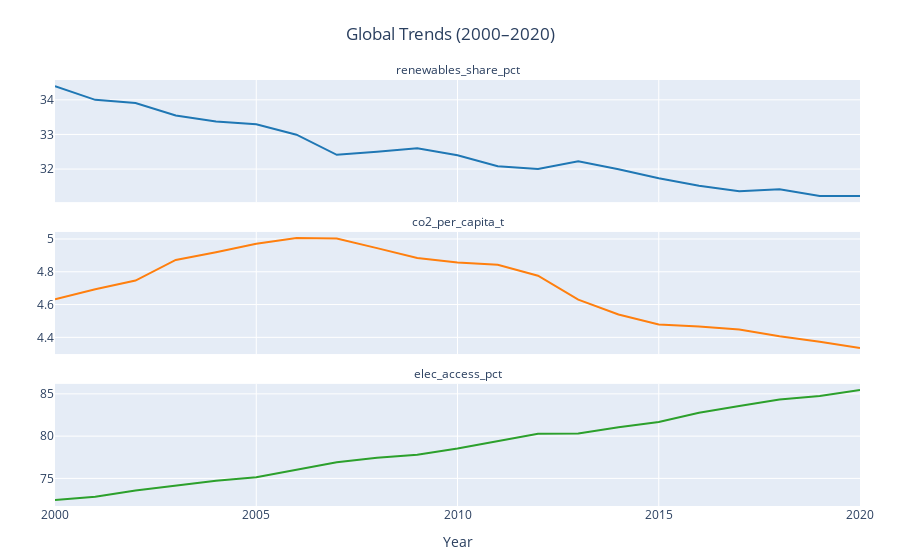

Here is the notebook cell this chart was saved with:
### Markdown cell above
This scatter‑plot shows how a country’s energy intensity (energy use per unit of GDP) relates to its per person CO₂ emissions, with both axes on a log₁₀ scale.


**1. Axes & Scale**

- **Horizontal (x) axis:**  
  `log₁₀(energy intensity)`  
  - Value of **1** → energy intensity of 10 units/GDP‑unit  
  - Value of **2** → energy intensity of 100 units/GDP‑unit  

- **Vertical (y) axis:**  
  `log₁₀(CO₂ per capita)`  
  - Value of **2** → 100 t CO₂/person  
  - Value of **3** → 1 000 t CO₂/person  

<br>

| log₁₀ Value | Actual Quantity       |
|:------------|:----------------------|
| 0           | 10⁰ = 1               |
| 1           | 10¹ = 10              |
| 2           | 10² = 100             |
| 3           | 10³ = 1 000           |
| 4           | 10⁴ = 10 000          |

<br>

**2. Overall Trend**

- There is a **moderately positive** relationship:  
  As energy intensity increases, CO₂ per capita tends to increase.  
- On a log–log plot, a straight‑line trend implies a **power‑law** relationship:  
  e.g. a 1 % increase in energy intensity corresponds to a roughly constant % increase in emissions per person.


**3. Scatter & Dispersion**

- **Wide spread** for `log EI ≈ 1.0–2.5` (EI ≈ 10–300):  
  Even at similar energy intensities, CO₂ per person varies a lot due to differences in fuel mix, climate, industry, transport, etc.
- **Low‑intensity economies** `(log EI < 1)` still show CO₂ per capita ranging from near zero up to mid‑range emitters.


**4. Clusters & Outliers**

- **Dense cluster** around  
  - `log EI ≈ 1.5–2.2` (EI ≈ 30–160)  
  - `log CO₂ ≈ 1.0–3.0` (CO₂ ≈ 10–1 000 t/person)  
  This is where most countries sit—moderate efficiency and moderate emissions.
  - **High‑emission outliers** at  
  - `log CO₂ ≈ 3.8–4.0` (≈ 6 000–10 000 t/person)  
  Likely small, energy‑exporting states or nations with very low population and heavy fossil‑fuel production.


**5. Policy Implications**

1. **Energy efficiency** (↓ energy intensity) tends to lower per‑capita CO₂, but it’s not sufficient alone.  
2. **Fuel mix matters**: Efficient economies can still emit heavily if they rely on coal or oil.  
3. **Decarbonization** (shifting to renewables) is needed to lower everyone’s per‑capita emissions, not just squeeze more out of fossil fuels.”


There is a clear yet noisy positive correlation: higher energy intensity typically goes hand‑in‑hand with higher CO₂ emissions per person. Variations around the trend highlight the crucial role of energy sources, economic structure, and policy choices.

### Code cell
import pandas as pd
import plotly.express as px

# Load & aggregate
df = pd.read_csv('../data/cleaned/enhanced_energy_features.csv')
yearly = df.groupby('year').agg({
    'renewables_share_pct': 'mean',
    'co2_per_capita_t':    'mean',
    'elec_access_pct':     'mean'
}).reset_index()


yearly_long = yearly.melt(
    id_vars='year',
    value_vars=['renewables_share_pct','co2_per_capita_t','elec_access_pct'],
    var_name='Indicator',
    value_name='Value'
)

# Small multiples as columns, wrapped into one column
fig = px.line(
    yearly_long,
    x='year', y='Value',
    color='Indicator',
    facet_col='Indicator',
    facet_col_wrap=1,                # stack them vertically
    color_discrete_map={
        'renewables_share_pct': '#1f77b4',
        'co2_per_capita_t':      '#ff7f0e',
        'elec_access_pct':       '#2ca02c',
    },
    labels={'year':'Year','Value':''},
    title='Global Trends (2000–2020)'
)

# Let each subplot auto‑scale its Y‑axis
fig.update_yaxes(matches=None)

# insrt each title above its panel
fig.for_each_annotation(lambda a: a.update(
    text=a.text.split('=')[1]  # keep only the variable name
))

# Remove the extra subplot margin on the right
fig.update_layout(
    showlegend=False,
    margin=dict(t=80, b=40, l=40, r=40),
    title={'x':0.5}            # center main title
)

fig.show()

### Figure 1 — Plotly figure (JSON) as saved in the notebook; plotly's stock layout.template omitted (floating-point values rounded to 4 significant figures)
{"data": [{"hovertemplate": "Indicator=renewables_share_pct<br>Year=%{x}<br>=%{y}<extra></extra>", "legendgroup": "renewables_share_pct", "line": {"color": "#1f77b4", "dash": "solid"}, "marker": {"symbol": "circle"}, "mode": "lines", "name": "renewables_share_pct", "orientation": "v", "showlegend": true, "type": "scatter", "x": [2000, 2001, 2002, 2003, 2004, 2005, 2006, 2007, 2008, 2009, 2010, 2011, 2012, 2013, 2014, 2015, 2016, 2017, 2018, 2019, 2020], "xaxis": "x3", "y": [34.4, 34.0, 33.91, 33.55, 33.37, 33.29, 32.99, 32.41, 32.5, 32.6, 32.4, 32.08, 32.0, 32.22, 32.0, 31.73, 31.52, 31.36, 31.41, 31.22, 31.22], "yaxis": "y3"}, {"hovertemplate": "Indicator=co2_per_capita_t<br>Year=%{x}<br>=%{y}<extra></extra>", "legendgroup": "co2_per_capita_t", "line": {"color": "#ff7f0e", "dash": "solid"}, "marker": {"symbol": "circle"}, "mode": "lines", "name": "co2_per_capita_t", "orientation": "v", "showlegend": true, "type": "scatter", "x": [2000, 2001, 2002, 2003, 2004, 2005, 2006, 2007, 2008, 2009, 2010, 2011, 2012, 2013, 2014, 2015, 2016, 2017, 2018, 2019, 2020], "xaxis": "x2", "y": [4.632, 4.694, 4.746, 4.872, 4.919, 4.97, 5.006, 5.002, 4.944, 4.884, 4.856, 4.842, 4.776, 4.63, 4.539, 4.478, 4.467, 4.447, 4.407, 4.374, 4.335], "yaxis": "y2"}, {"hovertemplate": "Indicator=elec_access_pct<br>Year=%{x}<br>=%{y}<extra></extra>", "legendgroup": "elec_access_pct", "line": {"color": "#2ca02c", "dash": "solid"}, "marker": {"symbol": "circle"}, "mode": "lines", "name": "elec_access_pct", "orientation": "v", "showlegend": true, "type": "scatter", "x": [2000, 2001, 2002, 2003, 2004, 2005, 2006, 2007, 2008, 2009, 2010, 2011, 2012, 2013, 2014, 2015, 2016, 2017, 2018, 2019, 2020], "xaxis": "x", "y": [72.46, 72.81, 73.58, 74.15, 74.73, 75.14, 76.06, 76.91, 77.44, 77.8, 78.53, 79.4, 80.28, 80.32, 81.05, 81.68, 82.78, 83.56, 84.33, 84.76, 85.46], "yaxis": "y"}], "layout": {"annotations": [{"font": {}, "showarrow": false, "text": "elec_access_pct", "x": 0.5, "xanchor": "center", "xref": "paper", "y": 0.2867, "yanchor": "bottom", "yref": "paper"}, {"font": {}, "showarrow": false, "text": "co2_per_capita_t", "x": 0.5, "xanchor": "center", "xref": "paper", "y": 0.6433, "yanchor": "bottom", "yref": "paper"}, {"font": {}, "showarrow": false, "text": "renewables_share_pct", "x": 0.5, "xanchor": "center", "xref": "paper", "y": 1.0, "yanchor": "bottom", "yref": "paper"}], "legend": {"title": {"text": "Indicator"}, "tracegroupgap": 0}, "margin": {"b": 40, "l": 40, "r": 40, "t": 80}, "showlegend": false, "title": {"text": "Global Trends (2000–2020)", "x": 0.5}, "xaxis": {"anchor": "y", "domain": [0, 1], "title": {"text": "Year"}}, "xaxis2": {"anchor": "y2", "domain": [0, 1], "matches": "x", "showticklabels": false}, "xaxis3": {"anchor": "y3", "domain": [0, 1], "matches": "x", "showticklabels": false}, "yaxis": {"anchor": "x", "domain": [0, 0.2867], "title": {"text": ""}}, "yaxis2": {"anchor": "x2", "domain": [0.3567, 0.6433], "title": {"text": ""}}, "yaxis3": {"anchor": "x3", "domain": [0.7133, 1.0], "title": {"text": ""}}}}
